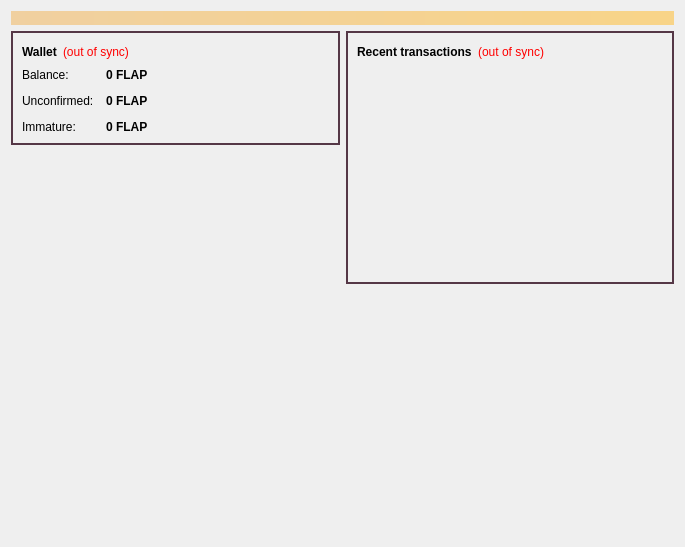
<?xml version="1.0" encoding="UTF-8"?>
<ui version="4.0">
 <class>OverviewPage</class>
 <widget class="QWidget" name="OverviewPage">
  <property name="geometry">
   <rect>
    <x>0</x>
    <y>0</y>
    <width>685</width>
    <height>547</height>
   </rect>
  </property>
  <property name="windowTitle">
   <string>Form</string>
  </property>
  <layout class="QVBoxLayout" name="topLayout">
   <item>
    <widget class="QLabel" name="labelAlerts">
     <property name="visible">
      <bool>false</bool>
     </property>
     <property name="styleSheet">
      <string notr="true">background-color: qlineargradient(x1: 0, y1: 0, x2: 1, y2: 0, stop:0 #F0D0A0, stop:1 #F8D488); color:#000000;</string>
     </property>
     <property name="wordWrap">
      <bool>true</bool>
     </property>
     <property name="margin">
      <number>3</number>
     </property>
    </widget>
   </item>
   <item>
    <layout class="QHBoxLayout" name="horizontalLayout" stretch="1,1">
     <item>
      <layout class="QVBoxLayout" name="verticalLayout_2">
       <item>
        <widget class="QFrame" name="frame">
         <property name="styleSheet">
          <string notr="true">#frame {
border: 2px solid #553746;
}</string>
         </property>
         <property name="frameShape">
          <enum>QFrame::StyledPanel</enum>
         </property>
         <property name="frameShadow">
          <enum>QFrame::Raised</enum>
         </property>
         <layout class="QVBoxLayout" name="verticalLayout_4">
          <item>
           <layout class="QHBoxLayout" name="horizontalLayout_4">
            <item>
             <widget class="QLabel" name="label_5">
              <property name="font">
               <font>
                <weight>75</weight>
                <bold>true</bold>
               </font>
              </property>
              <property name="text">
               <string>Wallet</string>
              </property>
             </widget>
            </item>
            <item>
             <widget class="QLabel" name="labelWalletStatus">
              <property name="toolTip">
               <string>The displayed information may be out of date. Your wallet automatically synchronizes with the Flappycoin network after a connection is established, but this process has not completed yet.</string>
              </property>
              <property name="styleSheet">
               <string notr="true">QLabel { color: red; }</string>
              </property>
              <property name="text">
               <string notr="true">(out of sync)</string>
              </property>
              <property name="alignment">
               <set>Qt::AlignLeading|Qt::AlignLeft|Qt::AlignVCenter</set>
              </property>
             </widget>
            </item>
            <item>
             <spacer name="horizontalSpacer_2">
              <property name="orientation">
               <enum>Qt::Horizontal</enum>
              </property>
              <property name="sizeHint" stdset="0">
               <size>
                <width>40</width>
                <height>20</height>
               </size>
              </property>
             </spacer>
            </item>
           </layout>
          </item>
          <item>
           <layout class="QFormLayout" name="formLayout_2">
            <property name="fieldGrowthPolicy">
             <enum>QFormLayout::AllNonFixedFieldsGrow</enum>
            </property>
            <property name="horizontalSpacing">
             <number>12</number>
            </property>
            <property name="verticalSpacing">
             <number>12</number>
            </property>
            <item row="0" column="0">
             <widget class="QLabel" name="label">
              <property name="text">
               <string>Balance:</string>
              </property>
             </widget>
            </item>
            <item row="0" column="1">
             <widget class="QLabel" name="labelBalance">
              <property name="font">
               <font>
                <weight>75</weight>
                <bold>true</bold>
               </font>
              </property>
              <property name="cursor">
               <cursorShape>IBeamCursor</cursorShape>
              </property>
              <property name="toolTip">
               <string>Your current balance</string>
              </property>
              <property name="text">
               <string notr="true">0 FLAP</string>
              </property>
              <property name="textInteractionFlags">
               <set>Qt::LinksAccessibleByMouse|Qt::TextSelectableByKeyboard|Qt::TextSelectableByMouse</set>
              </property>
             </widget>
            </item>
            <item row="1" column="0">
             <widget class="QLabel" name="label_3">
              <property name="text">
               <string>Unconfirmed:</string>
              </property>
             </widget>
            </item>
            <item row="1" column="1">
             <widget class="QLabel" name="labelUnconfirmed">
              <property name="font">
               <font>
                <weight>75</weight>
                <bold>true</bold>
               </font>
              </property>
              <property name="cursor">
               <cursorShape>IBeamCursor</cursorShape>
              </property>
              <property name="toolTip">
               <string>Total of transactions that have yet to be confirmed, and do not yet count toward the current balance</string>
              </property>
              <property name="text">
               <string notr="true">0 FLAP</string>
              </property>
              <property name="textInteractionFlags">
               <set>Qt::LinksAccessibleByMouse|Qt::TextSelectableByKeyboard|Qt::TextSelectableByMouse</set>
              </property>
             </widget>
            </item>
            <item row="2" column="0">
             <widget class="QLabel" name="labelImmatureText">
              <property name="text">
               <string>Immature:</string>
              </property>
             </widget>
            </item>
            <item row="2" column="1">
             <widget class="QLabel" name="labelImmature">
              <property name="font">
               <font>
                <weight>75</weight>
                <bold>true</bold>
               </font>
              </property>
              <property name="toolTip">
               <string>Mined balance that has not yet matured</string>
              </property>
              <property name="text">
               <string notr="true">0 FLAP</string>
              </property>
              <property name="textInteractionFlags">
               <set>Qt::LinksAccessibleByMouse|Qt::TextSelectableByKeyboard|Qt::TextSelectableByMouse</set>
              </property>
             </widget>
            </item>
           </layout>
          </item>
         </layout>
        </widget>
       </item>
       <item>
        <spacer name="verticalSpacer">
         <property name="orientation">
          <enum>Qt::Vertical</enum>
         </property>
         <property name="sizeHint" stdset="0">
          <size>
           <width>20</width>
           <height>40</height>
          </size>
         </property>
        </spacer>
       </item>
       <item>
        <widget class="QLabel" name="label_wallet_bg">
         <property name="text">
          <string/>
         </property>
         <property name="pixmap">
          <pixmap resource="../bitcoin.qrc">:/images/res/images/wallet-bg.png</pixmap>
         </property>
         <property name="scaledContents">
          <bool>false</bool>
         </property>
         <property name="alignment">
          <set>Qt::AlignCenter</set>
         </property>
        </widget>
       </item>
      </layout>
     </item>
     <item>
      <layout class="QVBoxLayout" name="verticalLayout_3">
       <item>
        <widget class="QFrame" name="frame_2">
         <property name="styleSheet">
          <string notr="true">#frame_2 {
border: 2px solid #553746;
}</string>
         </property>
         <property name="frameShape">
          <enum>QFrame::StyledPanel</enum>
         </property>
         <property name="frameShadow">
          <enum>QFrame::Raised</enum>
         </property>
         <layout class="QVBoxLayout" name="verticalLayout">
          <item>
           <layout class="QHBoxLayout" name="horizontalLayout_2">
            <item>
             <widget class="QLabel" name="label_4">
              <property name="text">
               <string>&lt;b&gt;Recent transactions&lt;/b&gt;</string>
              </property>
             </widget>
            </item>
            <item>
             <widget class="QLabel" name="labelTransactionsStatus">
              <property name="toolTip">
               <string>The displayed information may be out of date. Your wallet automatically synchronizes with the Flappycoin network after a connection is established, but this process has not completed yet.</string>
              </property>
              <property name="styleSheet">
               <string notr="true">QLabel { color: red; }</string>
              </property>
              <property name="text">
               <string notr="true">(out of sync)</string>
              </property>
              <property name="alignment">
               <set>Qt::AlignRight|Qt::AlignTrailing|Qt::AlignVCenter</set>
              </property>
             </widget>
            </item>
            <item>
             <spacer name="horizontalSpacer">
              <property name="orientation">
               <enum>Qt::Horizontal</enum>
              </property>
              <property name="sizeHint" stdset="0">
               <size>
                <width>40</width>
                <height>20</height>
               </size>
              </property>
             </spacer>
            </item>
           </layout>
          </item>
          <item>
           <widget class="QListView" name="listTransactions">
            <property name="styleSheet">
             <string notr="true">QListView { background: transparent; }</string>
            </property>
            <property name="frameShape">
             <enum>QFrame::NoFrame</enum>
            </property>
            <property name="verticalScrollBarPolicy">
             <enum>Qt::ScrollBarAlwaysOff</enum>
            </property>
            <property name="horizontalScrollBarPolicy">
             <enum>Qt::ScrollBarAlwaysOff</enum>
            </property>
            <property name="selectionMode">
             <enum>QAbstractItemView::NoSelection</enum>
            </property>
           </widget>
          </item>
         </layout>
        </widget>
       </item>
       <item>
        <spacer name="verticalSpacer_2">
         <property name="orientation">
          <enum>Qt::Vertical</enum>
         </property>
         <property name="sizeHint" stdset="0">
          <size>
           <width>20</width>
           <height>40</height>
          </size>
         </property>
        </spacer>
       </item>
      </layout>
     </item>
    </layout>
   </item>
  </layout>
 </widget>
 <resources>
  <include location="../bitcoin.qrc"/>
 </resources>
 <connections/>
</ui>
